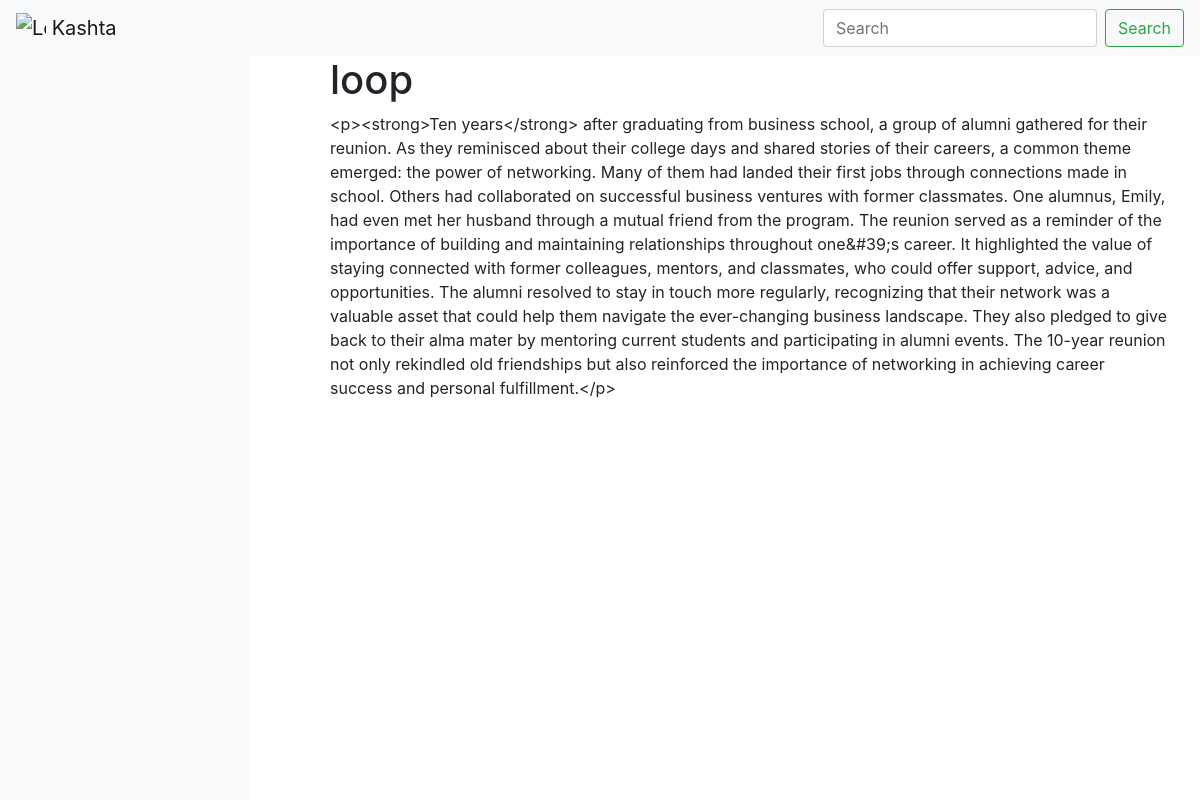
The app's page /articles/article/1/ with its own data.
### articles/models.py (models this page shows, shortened)
class Article(models.Model):
    topic = models.ForeignKey(Topic, on_delete=models.CASCADE, related_name='articles', )
    title = models.CharField(max_length=200, default="")
    summary = models.TextField(default='Default summary')
    content = RichTextField()
    published_date = models.DateTimeField(auto_now_add=True)
    view_count = models.IntegerField(default=0)

### articles/views.py (the view)
# urls.py: path('article/<int:pk>/', views.article_detail, name='article_detail'),
def article_detail(request, pk):
    article = get_object_or_404(Article, pk=pk)
    return render(request, 'articles/article_detail.html', {'article': article})

### articles/templates/articles/article_detail.html
{% extends 'website/base.html' %}
{% block content %}
<div class="container">
    <div class="row">
        <div class="col-md-12">
            <h1>{{ article.title }}</h1>
            <p>{{ article.content }}</p>
        </div>
    </div>
</div>
{% endblock %}

### static/css/style.css (style rules this page uses)
body { padding-top: 56px; }

### records on screen
Article: title "loop", content "<p><strong>Ten years</strong> after graduating from business school, a group of alumni gathered for their reunion. As they reminisced about their college days and shared stories of their careers, a common theme emerged: the power of networking. Many of them had landed their first jobs through connections made in school. Others had collaborated on successful business ventures with former classmates. One alumnus, Emily, had even met her husband through a mutual friend from the program. The reunion served as a reminder of the importance of building and maintaining relationships throughout one&#39;s career. It highlighted the value of staying connected with former colleagues, mentors, and…"
